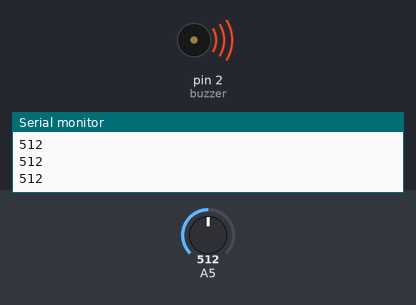
Bench run of a sketch on a simulated Arduino Uno, built with avr-gcc and run on an emulated ATmega328P. Shown: buzzer (waves = sounding, pin HIGH), the last lines printed to the serial monitor. Inputs (shaded band) come from the test bench; at power-on: A5 = 512.

Above: at 1.2 s.
1.3 s: A5 set to 307
2.8 s: A5 set to 291
At 3.4 s:
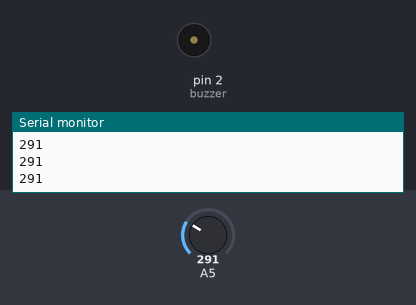
4.3 s: A5 set to 483
5.8 s: A5 set to 512
At 6.9 s:
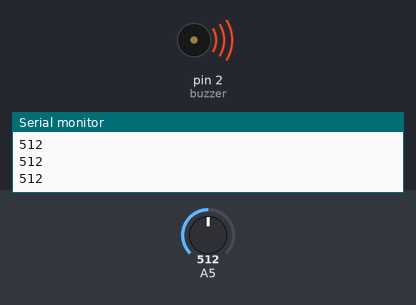
7.3 s: A5 set to 290
At 8.1 s:
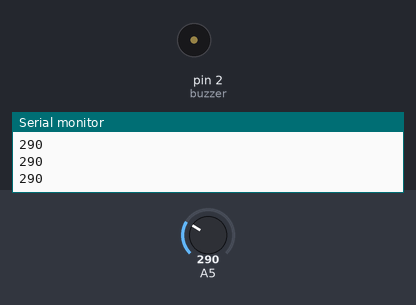
Timing chart, 0 to 9.8 s (numbered marks = the images above; inputs shaded):
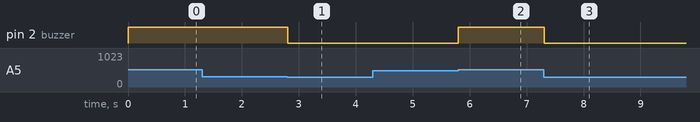

The sketch:

RITMOCARDIACO.ino
```cpp
#define buzzer 2 // PIN BUZZER
bool b = 0; // VARIABLE PARA IDENTIFICAR EL PULSO EN ALTO Y BAJO

void setup() {
pinMode(buzzer, OUTPUT);
Serial.begin(9600);
}
void loop() {
int lectura; //ALMACENAMIENTO DE VALOR LEIDO EN A0
lectura = analogRead(5); // LECTURA ANNALOGICA PIN A0
Serial.println(lectura); // VALOR LEIDO ENVIADO AL SERIAL PLOTTER

// BUZZER SE ENCIENDE Y APAGA AL RITMO DE LOS PULSOS
if(lectura > 500 && b==0) {digitalWrite(buzzer, HIGH); b = 1;}

if(lectura < 300 && b==1) {digitalWrite(buzzer, LOW); b=0; }

delay(2);
}
```

Measured:
- the behaviour switches between 300 and 299 on A5 (found by bisection; images 0 and 1)
- the behaviour switches between 500 and 501 on A5 (found by bisection; images 1 and 2)
- after the input at 2.8 s, pin 2 (buzzer): HIGH → LOW at once
- after the input at 5.8 s, pin 2 (buzzer): LOW → HIGH at once
- after the input at 7.3 s, pin 2 (buzzer): HIGH → LOW at once
